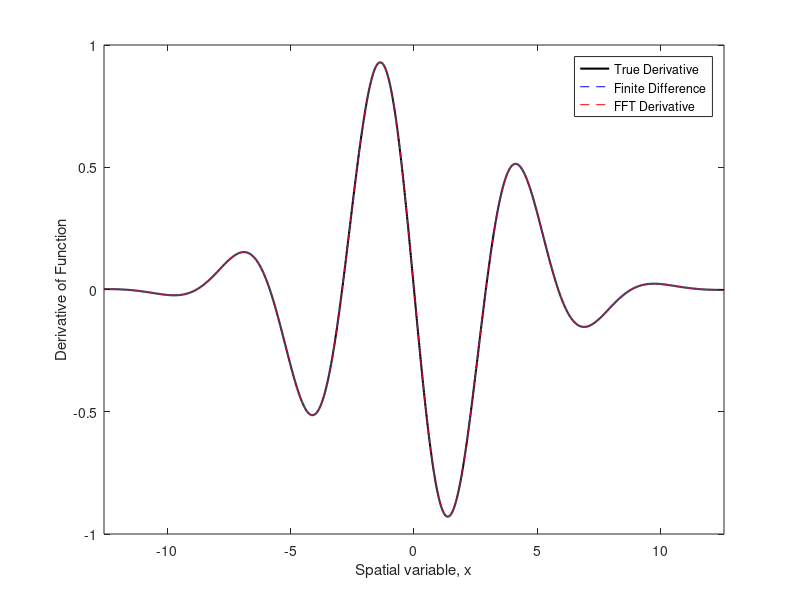
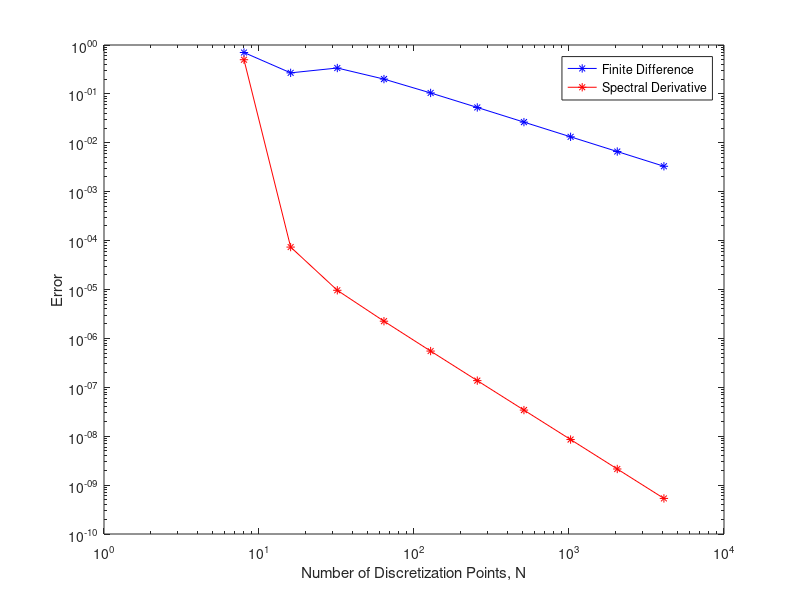

Write MATLAB code to recreate these figures, in order.
clear all;
close all;

errFD = []; %FD eror
errFFT = []; %FFT error
Nvec = [8 16 32 64 128 256 512 1024 2048 4096]; %number of points
for N=Nvec
    L = 8*pi;
    dx = L/N;
    x = -L/2:dx:L/2-dx;
    f = cos(x).*exp(-x.^2/25);
    df = -(sin(x).*exp(-x.^2/25) + (2/25)*x.*cos(x).*exp(-x.^2/25));
    Nx = max(size(f));        
    plot(x,df,'k','LineWidth',1.5)
    hold on
    
    % Approximate derivative using finite Difference...
    for k=1:length(df)-1
        dfFD(k) = (f(k+1)-f(k))/dx;
    end
    dfFD(end+1) = dfFD(end);
    errFD = [errFD; dfFD((Nx)/2)-df((Nx)/2)];
    plot(x,dfFD,'b--')
    
    % Derivative using FFT (spectral derivative)
    fhat = fft(f);
    kappa = (2*pi/L)*[-Nx/2:Nx/2-1];
    kappa = fftshift(kappa);  % important because fft has weird ordering

    dfhat = 1i*kappa.*fhat;
    dfFFT = real(ifft(dfhat));
    errFFT = [errFFT; dfFFT((Nx)/2)-df((Nx)/2)];
    plot(x,dfFFT,'r--')
    
    % Plotting commands
    axis([-L/2 L/2 -1 1])
    legend('True Derivative','Finite Difference','FFT Derivative')
    xlabel('Spatial variable, x')
    ylabel('Derivative of Function')
    hold off
end

%
figure
loglog(Nvec,abs(errFD),'b-*')
hold on
loglog(Nvec,abs(errFFT),'r-*')
xlabel('Number of Discretization Points, N')
ylabel('Error')
legend('Finite Difference','Spectral Derivative')